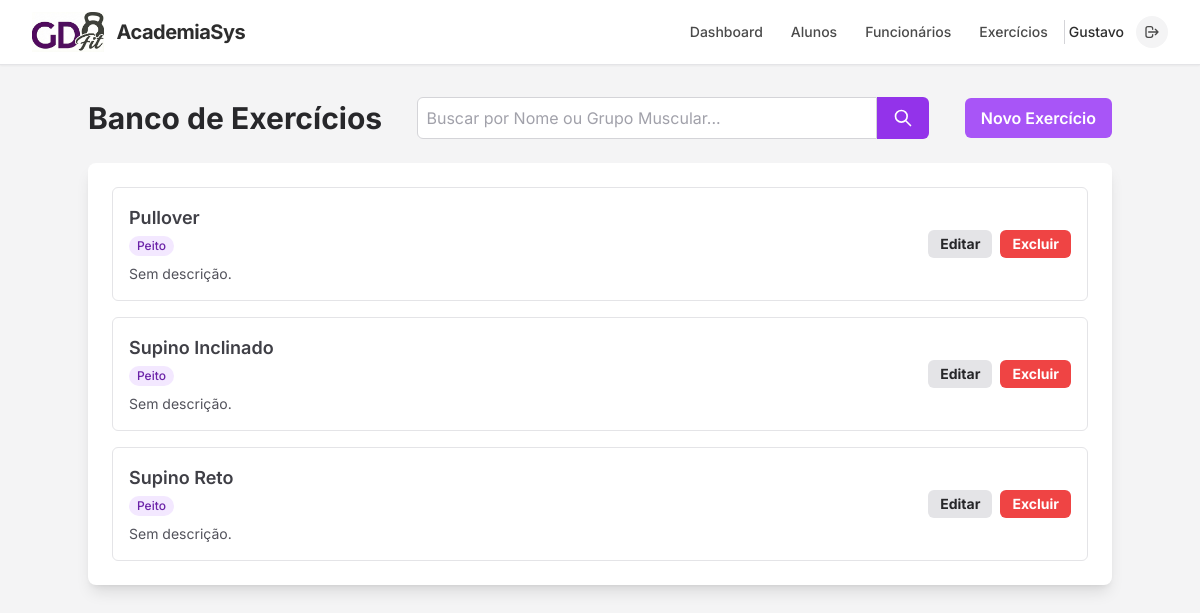
The page /exercicios (signed in) on the database its author committed.
### app.py (models this page shows, shortened)
class Funcionario(db.Model, UserMixin):
    __tablename__ = 'funcionarios'
    id = db.Column(db.Integer, primary_key=True)
    nome = db.Column(db.String(100), nullable=False)
    foto = db.Column(db.String(100), nullable=True, default='default.png')
    senha_hash = db.Column(db.String(200), nullable=True)
    cargo = db.Column(db.String(50), nullable=False)
    cref = db.Column(db.String(20), unique=True, nullable=True)
    endereco = db.Column(db.String(200), nullable=True)
    cidade = db.Column(db.String(100), nullable=True)
    estado = db.Column(db.String(2), nullable=True)
    cep = db.Column(db.String(9), nullable=True)
    telefone = db.Column(db.String(20), nullable=True)
    email = db.Column(db.String(100), unique=True, nullable=True)
    data_admissao = db.Column(db.String(10), nullable=True)
    treinos = db.relationship('Treino', back_populates='funcionario', lazy=True)
    @property
    def tipo_usuario(self):
        return 'Funcionario'

class Exercicio(db.Model):
    __tablename__ = 'exercicios'
    id = db.Column(db.Integer, primary_key=True)
    nome = db.Column(db.String(100), nullable=False, unique=True)
    grupo_muscular = db.Column(db.String(255), nullable=True)
    descricao = db.Column(db.Text, nullable=True)
    itens_treino = db.relationship('ItemTreino', back_populates='exercicio', lazy=True)

### app.py (the view)
@app.route('/exercicios')
@login_required
def lista_exercicios():
    if current_user.tipo_usuario != 'Funcionario':
        return redirect(url_for('index'))
    search = request.args.get('q')
    if search:
        exercicios = Exercicio.query.filter(
            or_(Exercicio.nome.contains(search), Exercicio.grupo_muscular.contains(search))
        ).order_by(Exercicio.grupo_muscular, Exercicio.nome).all()
    else:
        exercicios = Exercicio.query.order_by(Exercicio.grupo_muscular, Exercicio.nome).all()
    return render_template('lista_exercicios.html', exercicios=exercicios)

### app.py (called while the page is built)
@login_manager.user_loader
def load_user(user_id):
    if user_id.startswith('func_'):
        id_real = int(user_id.split('_')[1])
        return Funcionario.query.get(id_real)
    elif user_id.startswith('aluno_'):
        id_real = int(user_id.split('_')[1])
        return Aluno.query.get(id_real)
    return None

### templates/lista_exercicios.html (shortened to what this page needs)
{% extends 'base.html' %}
{% block content %}
<div class="max-w-5xl mx-auto">
    <div class="flex flex-col md:flex-row justify-between items-center mb-6 gap-4">
        <h1 class="text-3xl font-bold text-gray-800">Banco de Exercícios</h1>
        <div class="flex-grow max-w-lg w-full">
            <form action="{{ url_for('lista_exercicios') }}" method="GET" class="flex">
                <input type="text" name="q" placeholder="Buscar por Nome ou Grupo Muscular..." class="w-full border border-gray-300 rounded-l-md p-2 focus:outline-none focus:ring-2 focus:ring-purple-500" value="{{ request.args.get('q', '') }}">
                <button type="submit" class="bg-purple-600 text-white px-4 rounded-r-md hover:bg-purple-700">
                    <svg xmlns="http://www.w3.org/2000/svg" class="h-5 w-5" fill="none" viewBox="0 0 24 24" stroke="currentColor">
                        <path stroke-linecap="round" stroke-linejoin="round" stroke-width="2" d="M21 21l-6-6m2-5a7 7 0 11-14 0 7 7 0 0114 0z" />
                    </svg>
                </button>
            </form>
        </div>
        <a href="{{ url_for('novo_exercicio') }}" class="bg-purple-500 text-white font-semibold py-2 px-4 rounded-md hover:bg-purple-600 transition-colors whitespace-nowrap">
            Novo Exercício
        </a>
    </div>
    <div class="bg-white p-6 shadow-lg rounded-lg">
        <ul class="space-y-4">
            {% for exercicio in exercicios %}
                <li class="p-4 border rounded-md flex items-center hover:bg-gray-50 transition">
                    <div class="flex-grow">
                        <p class="font-semibold text-lg text-gray-700">{{ exercicio.nome }}</p>
                        <div class="flex flex-wrap gap-1 mt-1">
                            {% if exercicio.grupo_muscular %}
                                {% for grupo in exercicio.grupo_muscular.split(',') %}
                                    <span class="text-xs font-medium text-purple-800 bg-purple-100 rounded-full px-2 py-0.5">{{ grupo }}</span>
                                {% endfor %}
                            {% else %}
                                <span class="text-xs font-medium text-gray-500">Sem grupo definido</span>
                            {% endif %}
                        </div>
                        <p class="text-sm text-gray-600 mt-2">{{ exercicio.descricao or 'Sem descrição.' }}</p>
                    </div>
                    <a href="{{ url_for('editar_exercicio', exercicio_id=exercicio.id) }}" class="ml-4 bg-gray-200 hover:bg-gray-300 text-gray-800 font-bold py-1 px-3 rounded-md text-sm">
                        Editar
                    </a>
                    <form action="{{ url_for('excluir_exercicio', exercicio_id=exercicio.id) }}" method="post" class="ml-2" onsubmit="return confirm('Tem certeza que deseja excluir este exercício?');">
                        <button type="submit" class="bg-red-500 hover:bg-red-700 text-white font-bold py-1 px-3 rounded-md text-sm">
                            Excluir
                        </button>
                    </form>
                </li>
            {% endfor %}
        </ul>
    </div>
</div>
{% endblock %}

### templates/base.html (shortened to what this page needs)
<!DOCTYPE html>
<html lang="pt-br">
<head>
    <script src="https://cdn.tailwindcss.com"></script>
</head>
<body class="bg-gray-100 text-dark font-sans">
    {% if current_user.is_authenticated %}
    <nav class="bg-white border-b border-gray-200 shadow-sm sticky top-0 z-50">
        <div class="max-w-7xl mx-auto px-4 sm:px-6 lg:px-8">
            <div class="flex justify-between h-16">
                <div class="flex items-center">
                    <a href="{{ url_for('index') }}" class="flex items-center gap-3 hover:opacity-90 transition">
                        <img src="{{ url_for('static', filename='logo.png') }}" alt="Logo" class="h-10 w-auto object-contain">
                        <span class="font-bold text-xl tracking-tight text-dark">AcademiaSys</span>
                    </a>
                </div>
                <div class="flex items-center space-x-1">
                    {% if current_user.tipo_usuario == 'Funcionario' %}
                        <a href="{{ url_for('index') }}" class="px-3 py-2 rounded-md text-sm font-medium text-dark-light hover:text-primary hover:bg-primary-light transition">Dashboard</a>
                        <a href="{{ url_for('lista_alunos') }}" class="px-3 py-2 rounded-md text-sm font-medium text-dark-light hover:text-primary hover:bg-primary-light transition">Alunos</a>
                        <a href="{{ url_for('lista_funcionarios') }}" class="px-3 py-2 rounded-md text-sm font-medium text-dark-light hover:text-primary hover:bg-primary-light transition">Funcionários</a>
                        <a href="{{ url_for('lista_exercicios') }}" class="px-3 py-2 rounded-md text-sm font-medium text-dark-light hover:text-primary hover:bg-primary-light transition">Exercícios</a>
                    {% endif %}
                    <div class="flex items-center gap-3">
                        <span class="text-sm font-medium text-dark hidden md:block">{{ current_user.nome.split()[0] }}</span>
                        <a href="{{ url_for('logout') }}" class="group flex items-center justify-center w-8 h-8 rounded-full bg-gray-100 text-dark-light hover:bg-red-500 hover:text-white transition" title="Sair">
                            <svg xmlns="http://www.w3.org/2000/svg" class="h-4 w-4" fill="none" viewBox="0 0 24 24" stroke="currentColor">
                                <path stroke-linecap="round" stroke-linejoin="round" stroke-width="2" d="M17 16l4-4m0 0l-4-4m4 4H7m6 4v1a3 3 0 01-3 3H6a3 3 0 01-3-3V7a3 3 0 013-3h4a3 3 0 013 3v1" />
                            </svg>
                        </a>
                    </div>
                </div>
            </div>
        </div>
    </nav>
    {% endif %}
    <main class="max-w-7xl mx-auto px-4 sm:px-6 lg:px-8 py-8">
        {% block content %}{% endblock %}
    </main>
</body>
</html>

### templates/base.html (style rules this page uses)
body { font-family: 'Inter', sans-serif; }

### rows shown on the page
Funcionario: nome "Gustavo"
Exercicio: nome "Pullover", grupo_muscular "Peito", descricao "Sem descrição."
Exercicio: nome "Supino Inclinado", grupo_muscular "Peito", descricao "Sem descrição."
Exercicio: nome "Supino Reto", grupo_muscular "Peito", descricao "Sem descrição."
